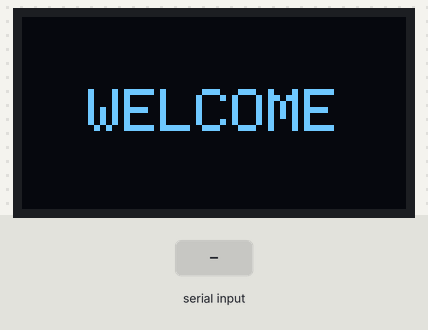
A sketch run on a simulated Arduino Uno, built with avr-gcc and run on an emulated ATmega328P. On the bench: 128×64 one-colour display. The inputs (shaded band) are chosen by the test bench. What the sketch prints to the serial monitor is not drawn.

Above: at 3.2 s.
3.3 s: "1\n" received over Serial
At 4.4 s:
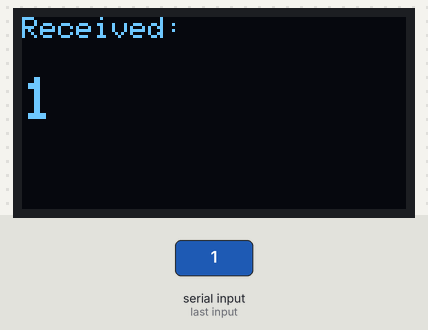
4.8 s: byte 10 ('\n') received over Serial
At 5.5 s:
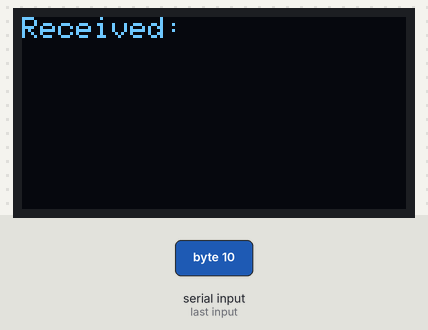
6.3 s: "0\n" received over Serial
At 6.7 s:
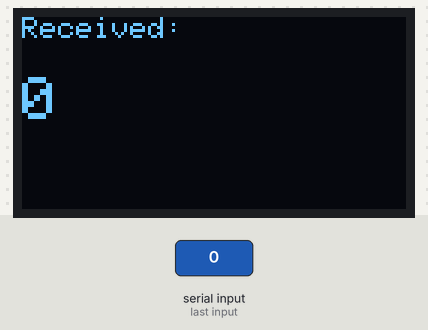
Timing chart, 0 to 9.3 s (numbered marks = the images above; inputs shaded):
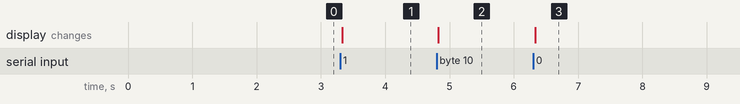

Measured:
- after the input at 3.3 s, the display: changes at once (image 1)
- after the input at 4.8 s, the display: changes at once (image 2)
- after the input at 6.3 s, the display: changes at once (image 3)

The sketch:

Homework4_Task2.ino
```cpp
#include <Wire.h>
#include <Adafruit_SSD1306.h>
#include <Adafruit_GFX.h>
#define SCREEN_WIDTH 128
#define SCREEN_HEIGHT 64
#define OLED_RESET -1
Adafruit_SSD1306 display(SCREEN_WIDTH, SCREEN_HEIGHT, &Wire, OLED_RESET);
String inputString = "";
bool stringComplete = false;

void setup() {
  Serial.begin(9600);
  if (!display.begin(SSD1306_SWITCHCAPVCC, 0x3C)) {
    Serial.println("OLED init failed");
    while(1);
  }
  displayWelcome();
  Serial.println("System ready. Enter text to display on OLED.");
}

void loop() {
  if (stringComplete) {
    displayMessage(inputString);
    inputString = "";
    stringComplete = false;
  }
}

void serialEvent() {
  while (Serial.available()) {
    char inChar = (char)Serial.read();
    if (inChar == '\n') {
      stringComplete = true;
    }
    else if (inChar != '\r') {
      inputString += inChar;
    }
  }
}

void displayWelcome() {
  display.clearDisplay();
  display.setTextSize(2);
  display.setTextColor(SSD1306_WHITE);
  int16_t x, y;
  uint16_t w, h;
  display.getTextBounds("WELCOME", 0, 0, &x, &y, &w, &h);
  uint8_t displayX = (SCREEN_WIDTH - w) / 2;
  uint8_t displayY = (SCREEN_HEIGHT - h) / 2;
  display.setCursor(displayX, displayY);
  display.print("WELCOME");
  display.display();
  delay(2000);
}

void displayMessage(String message) {
  display.clearDisplay();
  display.setTextSize(1);
  display.setTextColor(SSD1306_WHITE);
  display.setCursor(0, 0);
  display.print("Received: ");
  display.setTextSize(2);
  int yPos = 20;
  int charWidth = 12;
  String currentLine = "";
  for (int i=0; i<message.length(); i++) {
    char c = message[i];
    if (c == '\n' || currentLine.length() * charWidth > SCREEN_WIDTH - 10) {
      display.setCursor(0, yPos);
      display.print(currentLine);
      currentLine = "";
      yPos += 20;
      if (yPos > SCREEN_HEIGHT - 10) break;
    }
    if (c != '\n' && c != '\r') {
      currentLine += c;
    }
  }
  if (currentLine.length() > 0 && yPos <= SCREEN_HEIGHT - 10) {
    display.setCursor(0, yPos);
    display.print(currentLine);
  }
  display.display();
}
```
